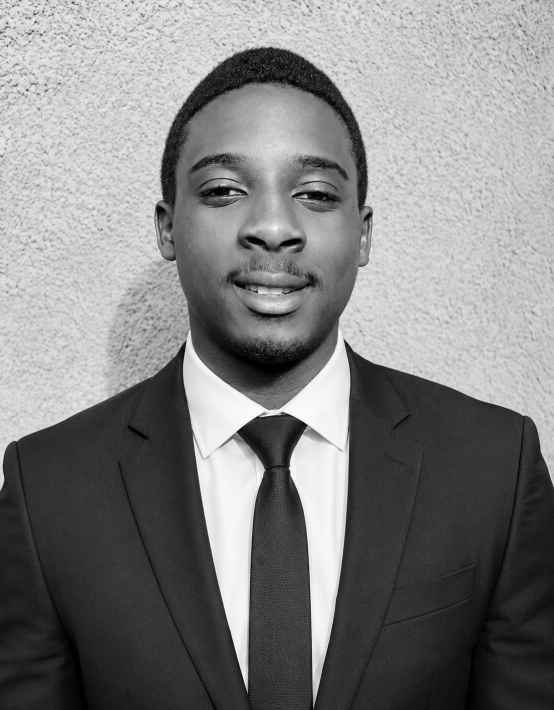
#> input picture portfolio/public/image.png, 1108 x 1420 px (shown at 1/2 size)
$ python generate_image_sequence.py public/image.png out
#> lines starting #> are read from the running program, lines starting #| are printed output that depends on the picture
#!/usr/bin/env python3
"""
Image Rotation Generator for Portfolio Website
Generates 25 rotated images from a single portrait photo (0°, 15°, 30° ... 360°)
Requires: pip install Pillow

Usage:
    python generate_images.py input_photo.jpg output_directory/
"""

import os
import sys
from PIL import Image

def generate_rotations(input_path, output_dir, angles=None, quality=95, output_format='webp'):
    """
    Generate rotated image sequence.

    Args:
        input_path (str): Path to input image
        output_dir (str): Directory to save rotated images
        angles (list): List of angles (default: 0, 15, 30, ..., 360)
        quality (int): Output quality (1-100)
        output_format (str): Output format (webp, jpg, png)
    """

    # Default angles
    if angles is None:
        angles = list(range(0, 361, 15))

    # Validate input
    if not os.path.exists(input_path):
        print(f"❌ Error: Input file not found: {input_path}")
        return False

    # Create output directory
    os.makedirs(output_dir, exist_ok=True)

    try:
        # Load image
        img = Image.open(input_path)
        print(f"✅ Loaded image: {input_path}")
        print(f"   Size: {img.size[0]}x{img.size[1]} px")
        print(f"   Mode: {img.mode}")

        # Convert RGBA to RGB if needed (for JPEG/WEBP)
        if img.mode in ('RGBA', 'LA', 'P'):
            # Create white background
            background = Image.new('RGB', img.size, (255, 255, 255))
            background.paste(img, mask=img.split()[-1] if img.mode == 'RGBA' else None)
            img = background
            print(f"   Converted to RGB")

        # Generate rotations
        print(f"\n🔄 Generating {len(angles)} rotated images...")

        for angle in angles:
            # Rotate image
            # expand=False keeps original size, expand=True allows larger canvas
            rotated = img.rotate(angle, expand=False, resample=Image.Resampling.BICUBIC)

            # Save with proper naming
            filename = f"image_{angle:03d}.{output_format}"
            filepath = os.path.join(output_dir, filename)

            if output_format.lower() == 'webp':
                rotated.save(filepath, 'WEBP', quality=quality, method=6)
            elif output_format.lower() == 'jpg':
                rotated.save(filepath, 'JPEG', quality=quality)
            else:  # PNG
                rotated.save(filepath, 'PNG', optimize=True)

            print(f"   ✓ {filename} ({angle}°)")

        print(f"\n✅ Success! Generated {len(angles)} images in: {output_dir}")

        # Calculate total file size
        total_size = sum(
            os.path.getsize(os.path.join(output_dir, f"image_{angle:03d}.{output_format}"))
            for angle in angles
        )
        print(f"   Total size: {total_size / 1024 / 1024:.2f} MB")

        return True

    except Exception as e:
        print(f"❌ Error: {str(e)}")
        return False


def optimize_images(output_dir, output_format='webp'):
    """Optimize images for web (requires cwebp for WebP)."""
    if output_format.lower() != 'webp':
        return

    try:
        import subprocess
        print("\n🔧 Attempting to further optimize WebP images...")

        for filename in sorted(os.listdir(output_dir)):
            if filename.endswith('.webp'):
                filepath = os.path.join(output_dir, filename)
                # Use cwebp for additional compression
                subprocess.run([
                    'cwebp', '-q', '85', '-m', '6',
                    filepath, '-o', filepath
                ], check=True, capture_output=True)

        print("   ✓ Optimization complete")
    except Exception as e:
        print(f"   Note: cwebp not available for further optimization ({e})")


if __name__ == '__main__':
    if len(sys.argv) < 2:
        print("Usage: python generate_images.py <input_photo> [output_directory] [--format webp/jpg/png]")
        print("\nExample:")
        print("  python generate_images.py portrait.jpg ./public/portfolio-images/")
        print("  python generate_images.py portrait.jpg ./output --format jpg")
        sys.exit(1)

    input_file = sys.argv[1]
    output_dir = sys.argv[2] if len(sys.argv) > 2 else './portfolio-images'

    # Parse format flag
    output_format = 'webp'
    for arg in sys.argv[3:]:
        if arg.startswith('--format'):
            output_format = arg.split('=')[-1].lower()

    # Generate
    success = generate_rotations(input_file, output_dir, output_format=output_format)
#> in generate_rotations, img is the input picture: PIL image 1108x1420 RGB; mean R, G, B 129.4, 129.2, 129.2
#|    Size: 1108x1420 px
#|    Mode: RGB
#> the loop in generate_rotations, `for angle in angles:` made 25 passes
#> pass 2, in generate_rotations, `rotated = img.rotate(angle, expand=False, resample=Image.Resampling.BI..`:
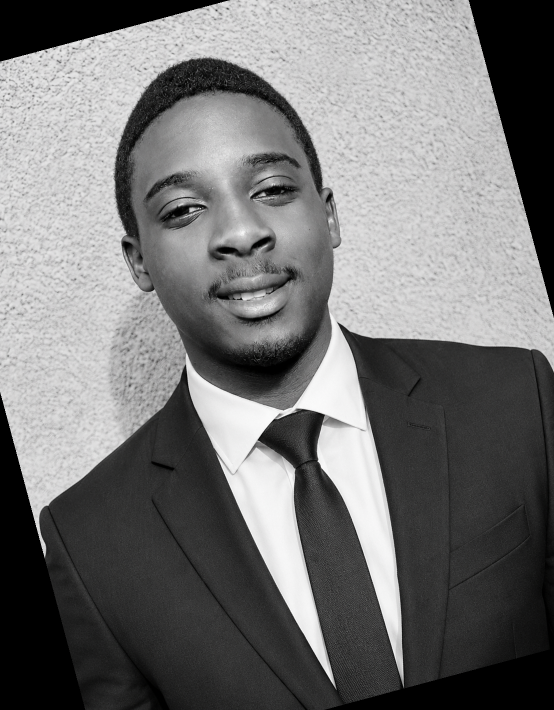
#> rotated: PIL image 1108x1420 RGB (shown at 1/2 size); mean R, G, B 116.6, 116.4, 116.4
#> pass 3, in generate_rotations, `rotated = img.rotate(angle, expand=False, resample=Image.Resampling.BI..`:
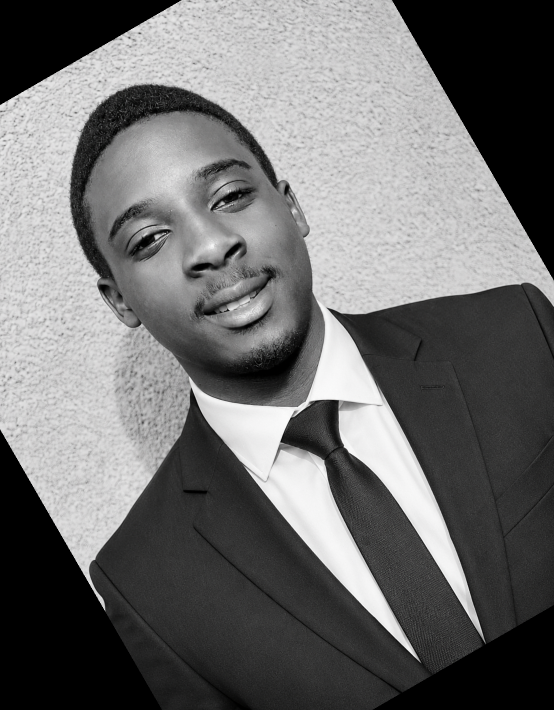
#> rotated: PIL image 1108x1420 RGB (shown at 1/2 size); mean R, G, B 110, 109.9, 109.9
#| ✅ Success! Generated 25 images in: out
#|    Total size: 7.70 MB

    # Optimize
    if success and output_format == 'webp':
        optimize_images(output_dir, output_format)

    sys.exit(0 if success else 1)
#> (the program exits here)
